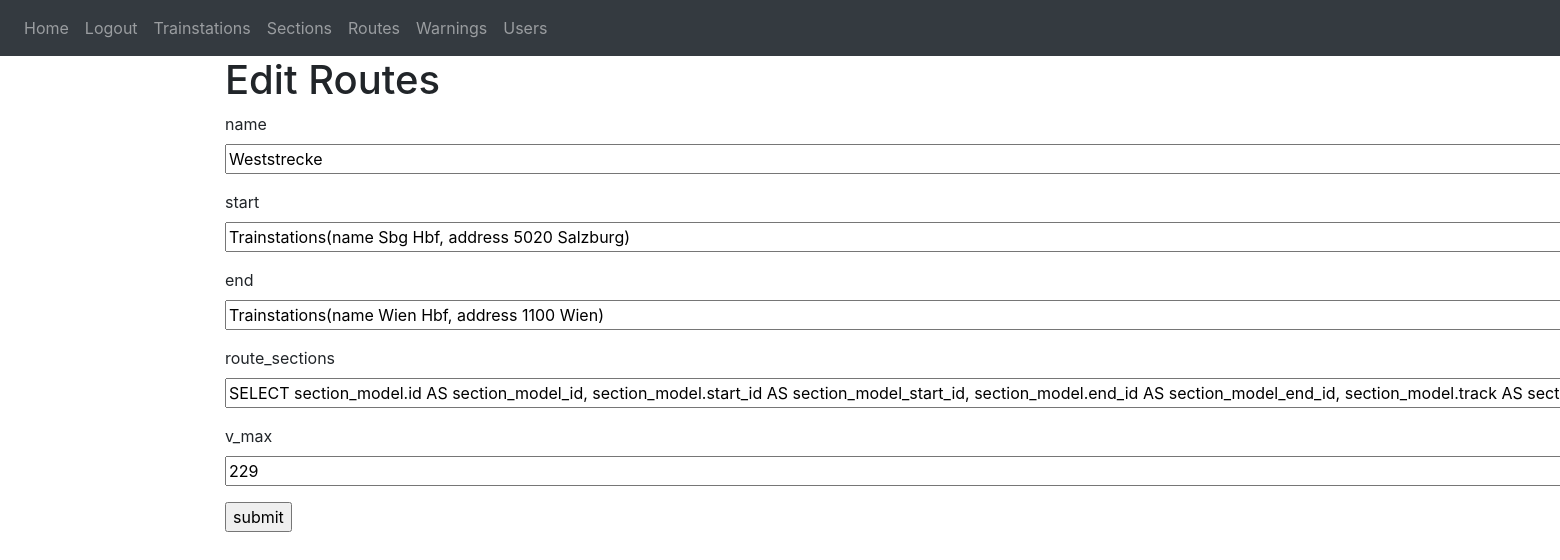
Before: /edit_routes/2 (signed in) with the older database file.
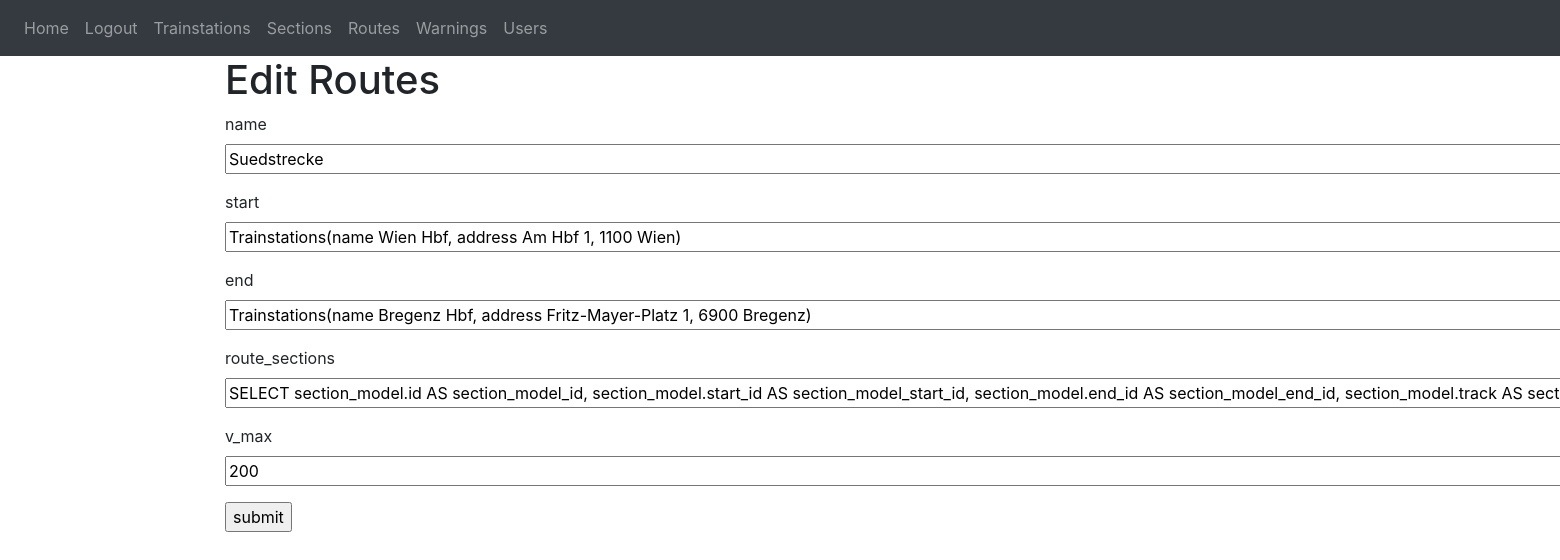
After: the same page with the newer database file.
### website/models.py (models this page shows, shortened)
class RouteModel(db.Model):
    id = db.Column(db.Integer, primary_key=True)
    name = db.Column(db.String(100), nullable=False)
    start = db.relationship('TrainstationModel', foreign_keys='RouteModel.start_id')
    start_id = db.Column(db.Integer, db.ForeignKey('trainstation_model.id'))
    end = db.relationship('TrainstationModel', foreign_keys='RouteModel.end_id')
    end_id = db.Column(db.Integer, db.ForeignKey('trainstation_model.id'))
    route_sections = db.relationship('SectionModel',
                                     secondary=sections,
                                     lazy='dynamic',
                                     backref=db.backref('routes', lazy=True))
    v_max = db.Column(db.Integer, nullable=False)

### website/views.py (the view)
@views.route('/edit_routes/<int:routes_id>', methods=['GET', 'POST'])
def edit_routes(routes_id):
    form = EditRouteForm()
    routes_edit = RouteModel.query.get(routes_id)
    if form.validate_on_submit():
        routes_edit.name = form.name.data
        routes_edit.start = form.start.data
        routes_edit.end = form.end.data
        routes_edit.route_sections = form.route_sections.data
        routes_edit.v_max = form.v_max.data
        db.session.commit()
        flash('Your changes have been saved')
        return redirect('/all_routes')
    elif request.method == 'GET':
        form.name.data = routes_edit.name
        form.start.data = routes_edit.start
        form.end.data = routes_edit.end
        form.route_sections.data = routes_edit.route_sections
        form.v_max.data = routes_edit.v_max
    return render_template('edit_routes.html', title='Edit Routes', user=current_user, form=form)

### website/forms.py
class EditRouteForm(FlaskForm):
    name = StringField('name', validators=[DataRequired()])
    start = StringField('start', validators=[Length(min=3, max=150)])
    end = StringField('end', validators=[Length(min=3, max=150)])
    route_sections = StringField('route_sections', validators=[Length(min=3, max=150)])
    v_max = StringField('v_max')
    submit = SubmitField('submit')

### website/__init__.py (called while the page is built)
def create_app():
    app = Flask(__name__)
    app.config['SECRET_KEY'] = 'tomdke'
    app.config['SQLALCHEMY_DATABASE_URI'] = f'sqlite:///{DB_NAME}'
    app.config['SQLALCHEMY_TRACK_MODIFICATIONS'] = False
    db.init_app(app)
    ma.init_app(app)
    from .views import views
    from .auth import auth
    app.register_blueprint(views, url_prefix='/')
    app.register_blueprint(auth, url_prefix='/')
    from .models import User, Note, TrainstationModel, SectionModel, RouteModel, sections
    from .api import api
    create_database(app)
    login_manager = LoginManager()
    login_manager.login_view = 'auth.login'
    login_manager.init_app(app)
    app.register_blueprint(api, url_prefix="/")
    @login_manager.user_loader
    def load_user(id):
        return User.query.get(int(id))
    return app

### website/templates/edit_routes.html (shortened to what this page needs)
{% extends "base.html" %}
{% block content %}
<h1>{{ title }}</h1>
<form action="" method="post">
    <p>
        {{ form.name.label }} <br>
        {{ form.name(size=150) }} <br>
    </p>
    <p>
        {{ form.start.label }} <br>
        {{ form.start(size=150) }} <br>
    </p>
    <p>
        {{ form.end.label }} <br>
        {{ form.end(size=150) }} <br>
    </p>
    <p>
        {{ form.route_sections.label }} <br>
        {{ form.route_sections(size=150) }} <br>
    </p>
    <p>
        {{ form.v_max.label }} <br>
        {{ form.v_max(size=150) }} <br>
    </p>
    <p>{{ form.submit() }}</p>
</form>
{% endblock %}

Changed rows visible on the page:
changed RouteModel: name "Weststrecke" → "Suedstrecke"; start "Trainstations(name Sbg Hbf, address 5020 Salzburg)" → "Trainstations(name Wien Hbf, address Am Hbf 1, 1100 Wien)"; end "Trainstations(name Wien Hbf, address 1100 Wien)" → "Trainstations(name Bregenz Hbf, address Fritz-Mayer-Platz 1, 6900 Bregenz)"; v_max "229" → "200"
